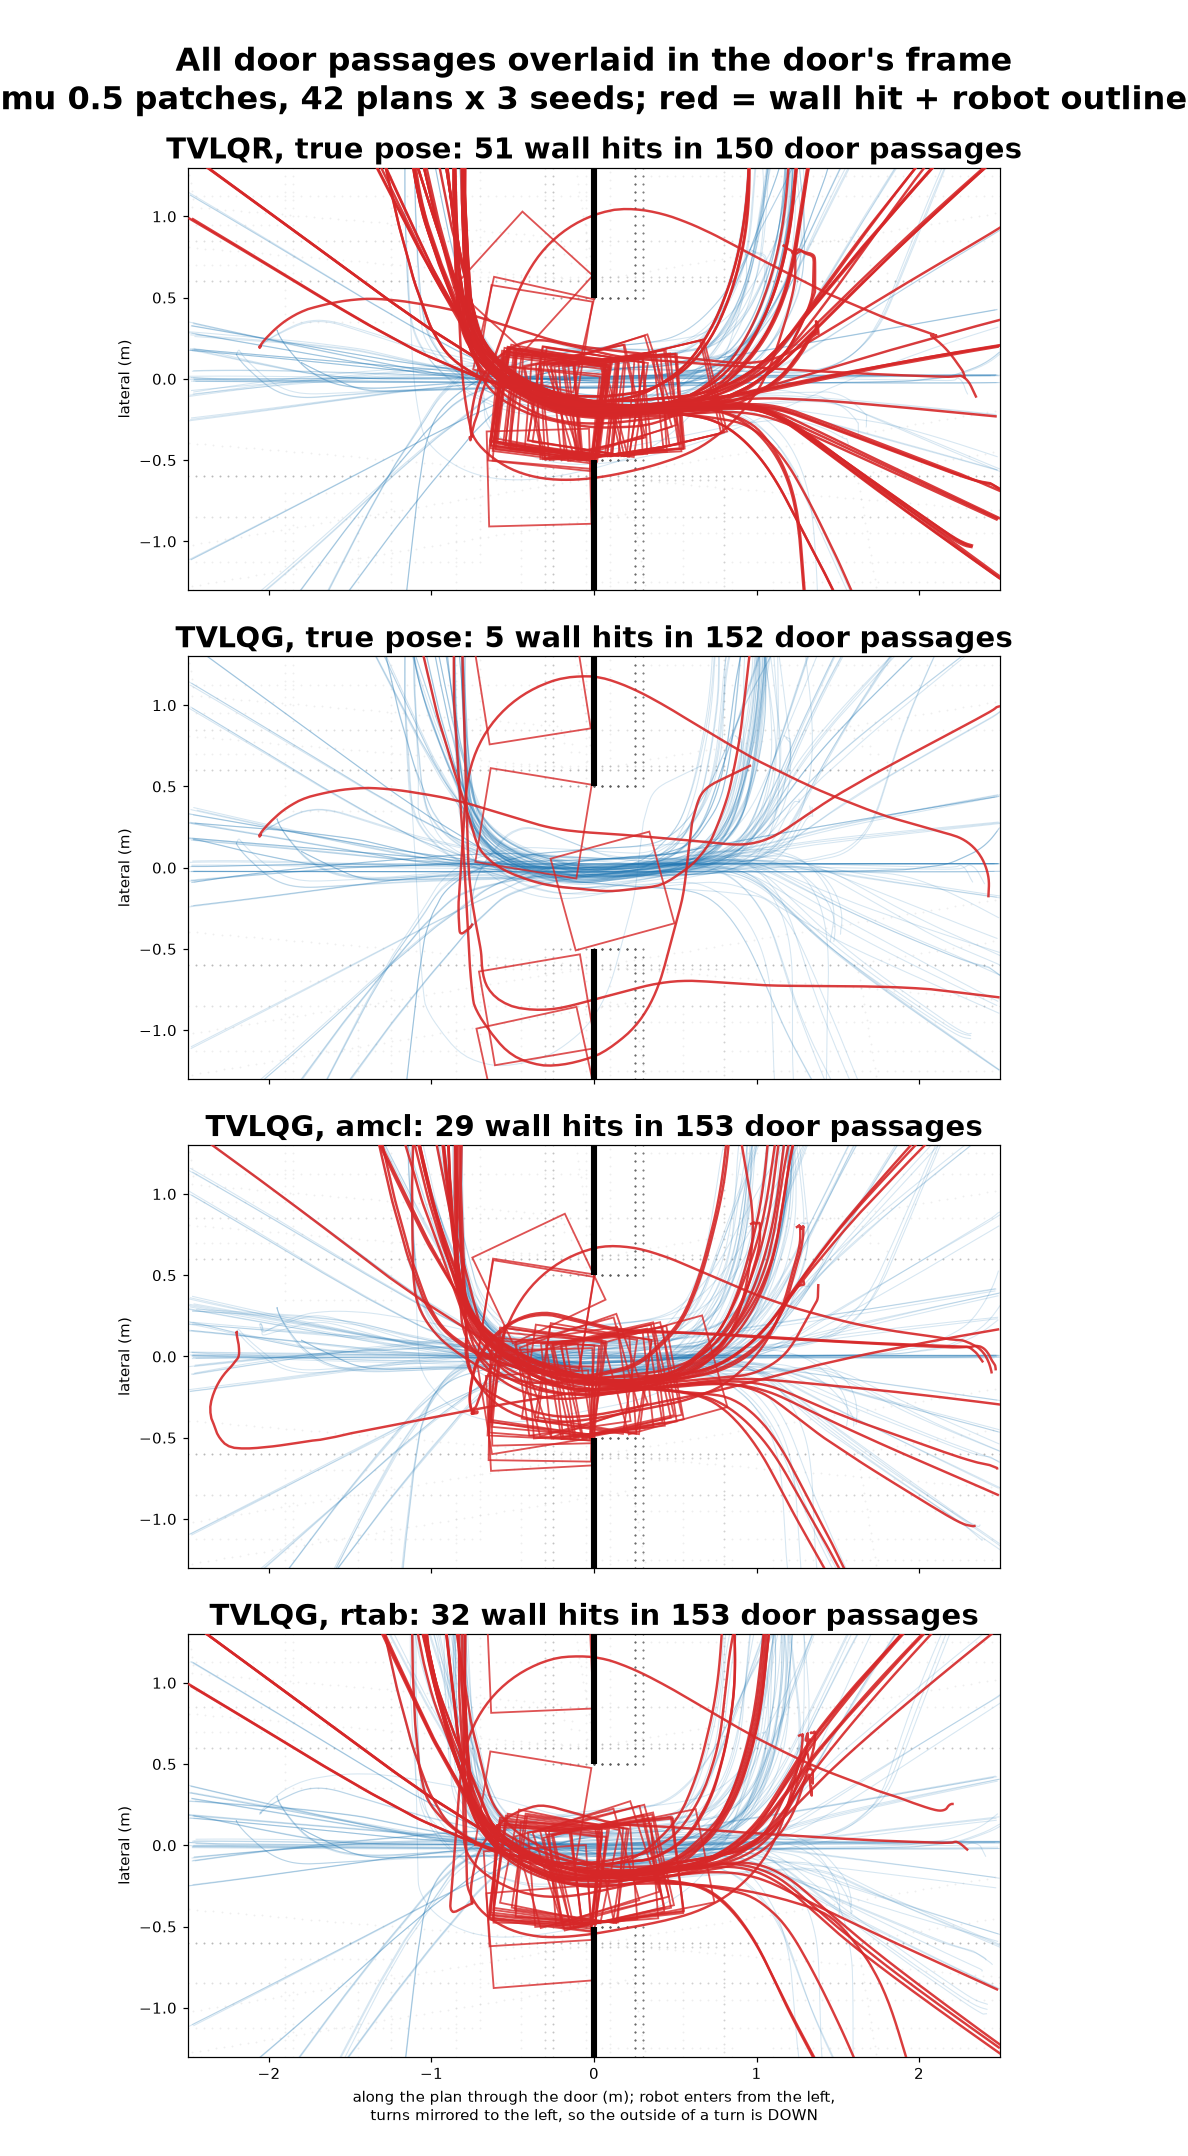

Reproduce this figure in Python.
#!/usr/bin/env python3
"""Every doorway passage overlaid in one DOOR FRAME, one panel per arm (2026-10-12; asked for by the user: track
figures, aligned so that the excursions stack).

Doors: along each plan's path, the points where the free-space clearance (EDT of the baked floor_6 map) has a local
minimum below DOOR_CLEAR. These are the narrow passages; corridors are wider. Nearby minima (< 1 m) are merged.
Door frame per (plan, door): from the door's OWN geometry, so every door lines up. Jamb 1 = the wall pixel nearest the
plan point at the minimum; jamb 2 = the nearest wall pixel on the other side. Origin = the midpoint of the jambs,
+x = the door normal oriented along the robot's travel (so the robot always enters from the left), y = along the door
line. Black bars: the median door half-width; the grey cloud is every door's real walls. y is mirrored so that the plan TURNS LEFT across the door (heading change from -1.5 m to +1.5 m
>= 0), so the outward side of a door turn is always -y (lateral skid pushes the robot that way).
Drawn per panel: the real walls around every door, transformed into the same frame (grey points: every door's own
jambs, so the door frame appears as a fuzzy aperture); every run's truth track through the window x in [-W, W]
(thin, translucent); runs whose FIRST wall contact falls in the window in red, with the robot footprint at the contact
moment. Contact = wall_overlap_s > 0, first contact from wall_first_t.

usage: door_overlay.py [--out=NAME] [--cols=N] [JOB:CELL:LABEL ...]   (default: the four arms below, mu 0.5; NAME.png/.txt)
"""
import glob, json, os, sys
import numpy as np, yaml
import matplotlib
matplotlib.use("Agg")
import matplotlib.pyplot as plt
from matplotlib.patches import Polygon
from PIL import Image
from scipy.ndimage import distance_transform_edt

HERE = os.path.dirname(os.path.abspath(__file__)); R = os.path.abspath(os.path.join(HERE, "../../.."))
RD = os.path.join(R, "run_data")
DOOR_CLEAR, W, HL, HW = 0.60, 2.5, 0.315, 0.2925   # HL/HW: pmp_planner footprint half length / width (plan_check.py)
OUT = next((a[6:] for a in sys.argv[1:] if a.startswith("--out=")), "door_overlay")
COLS = int(next((a[7:] for a in sys.argv[1:] if a.startswith("--cols=")), 1))
ARMS = [a for a in sys.argv[1:] if not a.startswith("--")] or ["2026-10-12_job255_steerable:TR:TVLQR, true pose",
                        "2026-10-12_job255_steerable:T:TVLQG, true pose",
                        "2026-10-12_job255_steerable:Q0:TVLQG, amcl",
                        "2026-10-12_job256_steerable-rtab:RQ:TVLQG, rtab"]

meta = yaml.safe_load(open(os.path.join(R, "src/rudn-ordjo-building/maps/floor_6.yaml")))
img = np.asarray(Image.open(os.path.join(R, "src/rudn-ordjo-building/maps", meta["image"])))
if img.ndim == 3: img = img[..., 0]
res, (ox, oy, _) = meta["resolution"], meta["origin"]
H = img.shape[0]
clear = distance_transform_edt(img > 250) * res
wr, wc = np.nonzero(img < 50)
WALL = np.c_[ox + (wc + .5) * res, oy + (H - 1 - wr + .5) * res]


def clearance(xy):
    c = np.clip(((xy[:, 0] - ox) / res).astype(int), 0, img.shape[1] - 1)
    r = np.clip(H - 1 - ((xy[:, 1] - oy) / res).astype(int), 0, H - 1)
    return clear[r, c]


_doors = {}
def doors(plan_path):
    """[(origin xy, heading, mirror)] for one plan, cached."""
    if plan_path in _doors: return _doors[plan_path]
    P = np.load(os.path.join(R, plan_path.replace("/home/programmer/", "")))["poses"]
    xy, th = P[:, :2], np.unwrap(P[:, 2])
    s = np.r_[0, np.cumsum(np.hypot(*np.diff(xy, axis=0).T))]
    cl = clearance(xy)
    out = []
    for i in range(1, len(cl) - 1):
        if cl[i] < DOOR_CLEAR and cl[i] <= cl[i - 1] and cl[i] <= cl[i + 1]:
            if s[i] < 0.5 or s[-1] - s[i] < 0.5: continue          # start/goal pose, not a passage
            if out and s[i] - out[-1][3] < 1.0: continue
            # the door's own geometry: jamb 1 = nearest wall pixel, jamb 2 = nearest wall pixel on the other side
            p = xy[i]; near = WALL[np.hypot(*(WALL - p).T) < 1.0]
            if len(near) < 2: continue
            d = near - p; k1 = np.argmin(np.hypot(*d.T)); j1 = near[k1]
            opp = d @ (j1 - p) < 0
            if not opp.any(): continue
            j2 = near[opp][np.argmin(np.hypot(*d[opp].T))]
            centre, line = (j1 + j2) / 2, j2 - j1
            if np.linalg.norm(line) > 1.3: continue               # not a door: a corridor pinch
            nrm = np.array([line[1], -line[0]]) / np.linalg.norm(line)
            if nrm @ np.array([np.cos(th[i]), np.sin(th[i])]) < 0: nrm = -nrm   # +x = direction of travel
            h = np.arctan2(nrm[1], nrm[0])
            a, b = np.searchsorted(s, s[i] - 1.5), min(np.searchsorted(s, s[i] + 1.5), len(s) - 1)
            turn = (th[b] - th[a] + np.pi) % (2 * np.pi) - np.pi
            out.append((centre, h, -1.0 if turn < 0 else 1.0, s[i], np.linalg.norm(line)))
    _doors[plan_path] = out
    return out


def to_frame(p, o, h, m):
    d = p - o; c, s_ = np.cos(h), np.sin(h)
    return np.c_[c * d[:, 0] + s_ * d[:, 1], m * (-s_ * d[:, 0] + c * d[:, 1])]


NR = -(-len(ARMS) // COLS)
fig, axs = plt.subplots(NR, COLS, figsize=((10.8 if COLS == 1 else 9.0) * COLS, 4.6 * NR + 1.2), sharex=True, squeeze=False)
axs = axs.ravel()
plt.rcParams.update({"font.size": 18})
summary = []
for ax, arm in zip(axs, ARMS):
    job, cell, label = arm.split(":", 2)
    seen_doors, n_pass, n_hit, widths = set(), 0, 0, []
    for f in sorted(glob.glob(f"{RD}/{job}/{cell}/rows.s*.jsonl")):
        for l in open(f):
            r = json.loads(l)
            tp = f"{RD}/{job}/{cell}/s{r['seed']}/{os.path.basename(r.get('track_path') or 'x')}"
            if not os.path.isfile(tp): continue
            T = np.load(tp)["track"]
            if len(T) < 5: continue
            hit = (r.get("wall_overlap_s") or 0) > 0 and r.get("wall_first_t") is not None
            ic = min(np.searchsorted(T[:, 0], r["wall_first_t"]), len(T) - 1) if hit else None
            D_ = doors(r["plan_path"])
            # a contact belongs to ONE door: the one whose frame puts the contact point closest to the origin
            own = None
            if hit and D_:
                own = int(np.argmin([np.hypot(*to_frame(T[ic:ic + 1, 1:3], o, h, m)[0]) for o, h, m, *_ in D_]))
            for di, (o, h, m, _, width) in enumerate(D_):
                key = (r["plan_path"], round(o[0], 2), round(o[1], 2))
                if key not in seen_doors:
                    seen_doors.add(key)
                    wf = to_frame(WALL[np.hypot(*(WALL - o).T) < W + 0.5], o, h, m)
                    ax.scatter(wf[:, 0], wf[:, 1], s=1.5, color="0.35", alpha=0.10, lw=0, zorder=1)
                    widths.append(width)
                q = to_frame(T[:, 1:3], o, h, m)
                win = (np.abs(q[:, 0]) < W) & (np.abs(q[:, 1]) < 1.5)
                if win.sum() < 3: continue
                n_pass += 1
                here = hit and di == own and win[ic]
                if here:
                    n_hit += 1
                    ax.plot(q[win, 0], q[win, 1], "-", color="tab:red", lw=1.6, alpha=0.9, zorder=3)
                    yaw = m * (T[ic, 3] - h); c, s_ = np.cos(yaw), np.sin(yaw)
                    fp = np.array([[HL, HW], [-HL, HW], [-HL, -HW], [HL, -HW]]) @ np.array([[c, s_], [-s_, c]]) + q[ic]
                    ax.add_patch(Polygon(fp, fill=False, ec="tab:red", lw=1.2, alpha=0.8, zorder=4))
                else:
                    ax.plot(q[win, 0], q[win, 1], "-", color="tab:blue", lw=0.7, alpha=0.18, zorder=2)
    ax.set_title(f"{label}: {n_hit} wall hits in {n_pass} door passages", fontsize=19, fontweight="bold")
    ax.set_xlim(-W, W); ax.set_ylim(-1.3, 1.3); ax.set_facecolor('white'); ax.set_aspect("equal"); ax.set_ylabel("lateral (m)")
    jw = np.median(widths) / 2
    for sg in (1, -1):
        ax.plot([0, 0], [sg * jw, sg * 1.3], color="k", lw=4, solid_capstyle="butt", zorder=5)
    summary.append(f"{label}: {n_hit} hits / {n_pass} passages ({len(seen_doors)} distinct plan-doors)")
axs[len(ARMS) - 1].set_xlabel("along the plan through the door (m); robot enters from the left,\n"
                                  "turns mirrored to the left, so the outside of a turn is DOWN")
fig.suptitle("All door passages overlaid in the door's frame\n(mu 0.5 patches, 42 plans x 3 seeds; red = wall hit + robot outline)",
             fontsize=21, fontweight="bold")
fig.tight_layout()
fig.savefig(os.path.join(HERE, OUT + ".png"), dpi=110)
open(os.path.join(HERE, OUT + ".txt"), "w").write("\n".join(summary) + "\n")
print("\n".join(summary))
